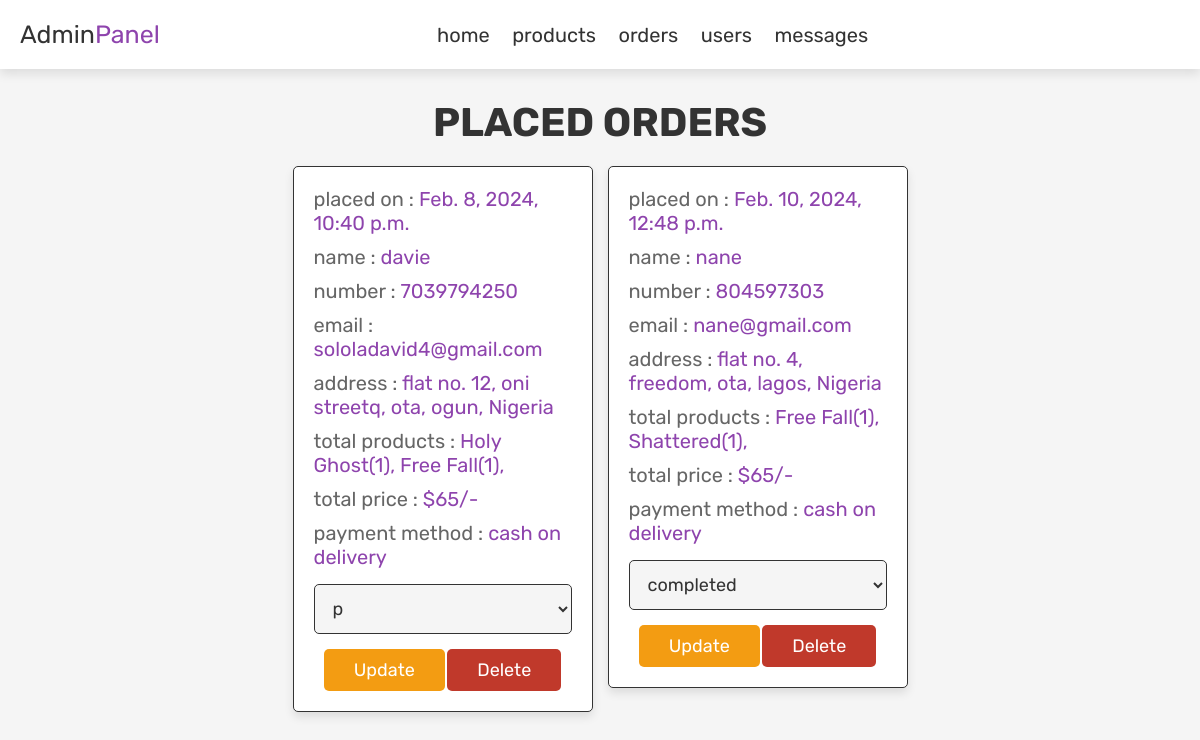
The page /admin_order/ on the database as committed earlier.
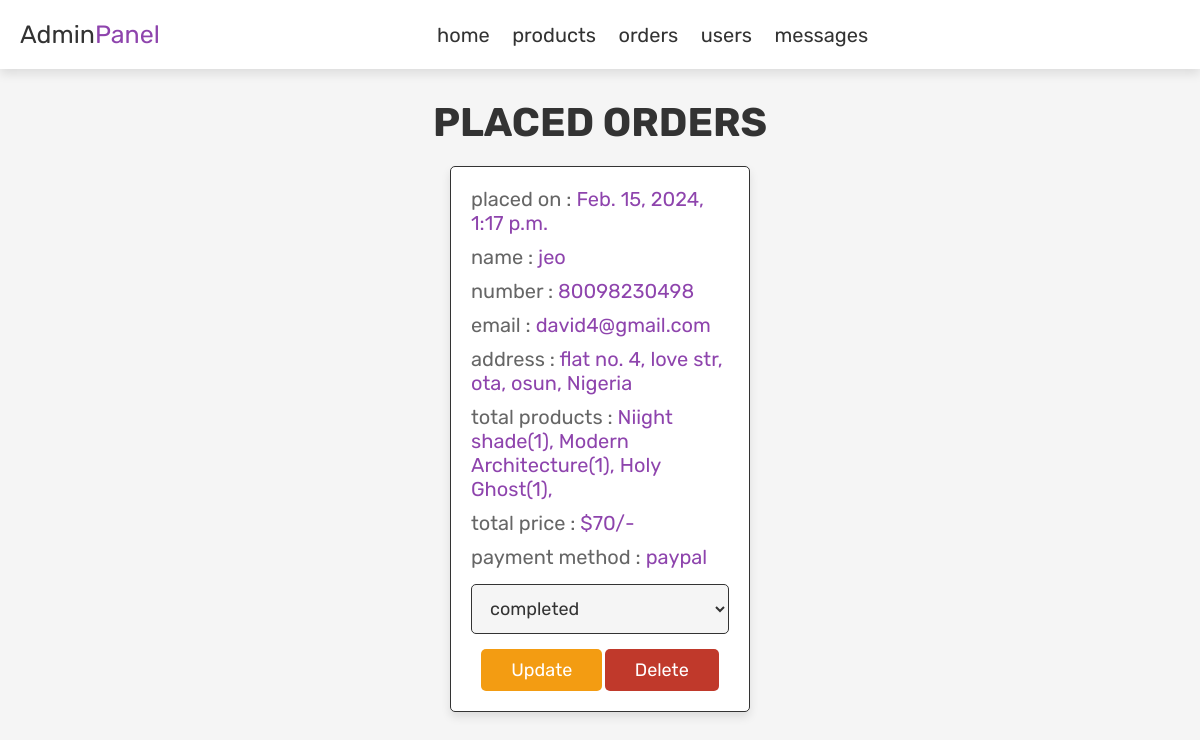
The same page on the database as committed later.
### homepage/models.py (models this page shows, shortened)
class Order(models.Model):
    ORDER_STATUS_CHOICE = [
        ('p', 'pending'),
        ('c','completed'),
    ]
    profile = models.ForeignKey(Profile, on_delete=models.CASCADE, null=True)
    name = models.CharField(max_length= 230)
    number = models.IntegerField()
    email = models.EmailField()
    method = models.CharField(max_length= 100)
    address = models.CharField(max_length = 300)
    total_product = models.CharField(max_length = 10000)
    total_price = models.IntegerField()
    placed_on = models.DateTimeField(auto_now_add=True, null = True)
    payment_status = models.CharField(max_length=20, choices=ORDER_STATUS_CHOICE, default = 'p')

### adminpanel/views.py (the view, shortened to what this page needs)
# urls.py: path('admin_order/', views.admin_order, name = 'admin order'),
def admin_order(request):
    select_order = Order.objects.all()
    count_order = select_order.count()
    context = {
        'count_order': count_order,
        'select_order': select_order,
    }
    return render(request, 'adminpanel/admin_orders.html',context)

### homepage/templates/adminpanel/admin_orders.html (shortened to what this page needs)
{% load static %}
<!DOCTYPE html>
<html lang="en">
<head>
   <link href="{% static 'fontawesomefree/css/all.min.css' %}" rel="stylesheet" type="text/css">
   <link rel="stylesheet" href="{% static 'css/admin_style.css' %}">
</head>
<body>
{% include 'adminpanel/admin_header.html' %}
<section class="orders">
   <h1 class="title">placed orders</h1>
   <div class="box-container">
      {% if count_order > 0 %}
            {% for order in select_order %}
               <div class="box">
                  <p> placed on : <span>{{order.placed_on}}</span> </p>
                  <p> name : <span>{{order.name}}</span> </p>
                  <p> number : <span>{{order.number}}</span> </p>
                  <p> email : <span>{{order.email}}</span> </p>
                  <p> address : <span>{{order.address}}</span> </p>
                  <p> total products : <span>{{order.total_product}}</span> </p>
                  <p> total price : <span>${{order.total_price}}/-</span> </p>
                  <p> payment method : <span>{{order.method}}</span> </p>
                  <form action="{% url 'admin order' %}" method="post">
                     <select name="update_payment">
                        <option value="" selected disabled>{{order.payment_status}}</option>
                     </select>
                     <input type="submit" value="update" name="update_order" class="option-btn">
                     <a href="{% url 'deleteorder' order.id %}" onclick="return confirm('delete this order?');" class="delete-btn">delete</a>
                  </form>
               </div>
            {% endfor %}
      {% else %}
         <p class="empty">no orders placed yet!</p>
      {% endif %}
   </div>
</section>
</body>
</html>

Rows that differ between the two databases and show on the page:
removed Order: placed_on "Feb. 8, 2024, 10:40 p.m.", name "davie", number "7039794250", email "sololadavid4@gmail.com", address "flat no. 12, oni streetq, ota, ogun, Nigeria", total_product "Holy Ghost(1), Free Fall(1),", total_price "65", method "cash on delivery", update_payment "p"
removed Order: placed_on "Feb. 10, 2024, 12:48 p.m.", name "nane", number "804597303", email "nane@gmail.com", address "flat no. 4, freedom, ota, lagos, Nigeria", total_product "Free Fall(1), Shattered(1),", total_price "65", method "cash on delivery", update_payment "completed"
added Order: placed_on "Feb. 15, 2024, 1:17 p.m.", name "jeo", number "80098230498", email "david4@gmail.com", address "flat no. 4, love str, ota, osun, Nigeria", total_product "Niight shade(1), Modern Architecture(1), Holy Ghost(1),", total_price "70", method "paypal", update_payment "completed"
